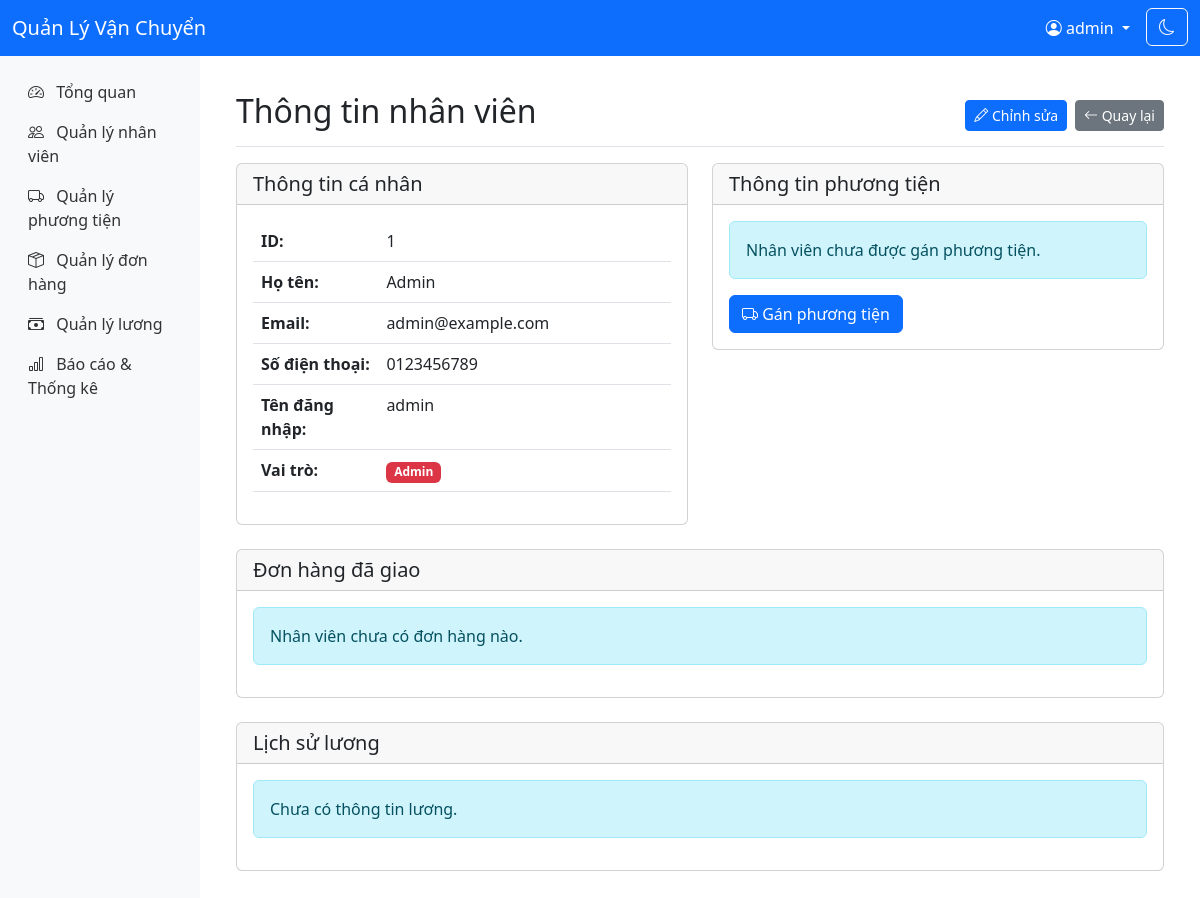
The app's page /admin/employee-view.php?id=1 (signed in) with its own data.
### tables this page shows
CREATE TABLE NhanVien (
  nhanvien_id INT AUTO_INCREMENT PRIMARY KEY,
  ho_ten VARCHAR(100) NOT NULL,
  sdt VARCHAR(20),
  email VARCHAR(100) UNIQUE NOT NULL,
  username VARCHAR(50) UNIQUE NOT NULL,
  password VARCHAR(100) NOT NULL,
  phuongtien_id INT,
  role VARCHAR(20) DEFAULT 'nhanvien',
  FOREIGN KEY (phuongtien_id) REFERENCES PhuongTien(phuongtien_id) ON DELETE SET NULL
);

### admin/employee-view.php (the view, shortened to what this page needs)
<?php
require_once __DIR__ . '/../config/database.php';
$id = $_GET['id'];
try {
    $stmt = $conn->prepare("
        SELECT nv.*, pt.loai, pt.bien_so
        FROM NhanVien nv
        LEFT JOIN PhuongTien pt ON nv.phuongtien_id = pt.phuongtien_id
        WHERE nv.nhanvien_id = ?
    ");
    $stmt->execute([$id]);
    $employee = $stmt->fetch();
    $stmt = $conn->prepare("
        SELECT * FROM DonHang
        WHERE nhanvien_id = ?
        ORDER BY ngay_giao DESC
    ");
    $stmt->execute([$id]);
    $orders = $stmt->fetchAll();
    $stmt = $conn->prepare("
        SELECT * FROM Luong
        WHERE nhanvien_id = ?
        ORDER BY thang DESC
    ");
    $stmt->execute([$id]);
    $salaries = $stmt->fetchAll();
} catch (PDOException $e) {
    $error = 'Lỗi hệ thống: ' . $e->getMessage();
}
?>
<?php include __DIR__ . '/../includes/header.php'; ?>
<?php include __DIR__ . '/../includes/sidebar.php'; ?>
<div class="container-fluid">
    <div class="d-flex justify-content-between flex-wrap flex-md-nowrap align-items-center pt-3 pb-2 mb-3 border-bottom">
        <h1 class="h2">Thông tin nhân viên</h1>
        <div class="btn-toolbar mb-2 mb-md-0">
            <a href="/delivery-management/admin/employee-edit.php?id=<?php echo $id; ?>" class="btn btn-sm btn-primary me-2">
                <i class="bi bi-pencil"></i> Chỉnh sửa
            </a>
            <a href="/delivery-management/admin/employees.php" class="btn btn-sm btn-secondary">
                <i class="bi bi-arrow-left"></i> Quay lại
            </a>
        </div>
    </div>
    <div class="row">
        <div class="col-md-6 mb-4">
            <div class="card">
                <div class="card-header">
                    <h5 class="card-title mb-0">Thông tin cá nhân</h5>
                </div>
                <div class="card-body">
                    <table class="table">
                        <tr>
                            <th style="width: 30%">ID:</th>
                            <td><?php echo $employee['nhanvien_id']; ?></td>
                        </tr>
                        <tr>
                            <th>Họ tên:</th>
                            <td><?php echo htmlspecialchars($employee['ho_ten']); ?></td>
                        </tr>
                        <tr>
                            <th>Email:</th>
                            <td><?php echo htmlspecialchars($employee['email']); ?></td>
                        </tr>
                        <tr>
                            <th>Số điện thoại:</th>
                            <td><?php echo htmlspecialchars($employee['sdt'] ?? 'N/A'); ?></td>
                        </tr>
                        <tr>
                            <th>Tên đăng nhập:</th>
                            <td><?php echo htmlspecialchars($employee['username']); ?></td>
                        </tr>
                        <tr>
                            <th>Vai trò:</th>
                            <td>
                                <?php if ($employee['role'] === 'admin'): ?>
                                    <span class="badge bg-danger">Admin</span>
                                <?php else: ?>
                                    <span class="badge bg-info">Nhân viên</span>
                                <?php endif; ?>
                            </td>
                        </tr>
                    </table>
                </div>
            </div>
        </div>
        <div class="col-md-6 mb-4">
            <div class="card">
                <div class="card-header">
                    <h5 class="card-title mb-0">Thông tin phương tiện</h5>
                </div>
                <div class="card-body">
                    <?php if ($employee['phuongtien_id']): ?>
                        <table class="table">
                            <tr>
                                <th style="width: 30%">ID:</th>
                                <td><?php echo $employee['phuongtien_id']; ?></td>
                            </tr>
                            <tr>
                                <th>Loại:</th>
                                <td><?php echo htmlspecialchars($employee['loai']); ?></td>
                            </tr>
                            <tr>
                                <th>Biển số:</th>
                                <td><?php echo htmlspecialchars($employee['bien_so']); ?></td>
                            </tr>
                        </table>
                        <form method="POST" action="/delivery-management/admin/vehicle-assign.php">
                            <input type="hidden" name="nhanvien_id" value="<?php echo $id; ?>">
                            <input type="hidden" name="action" value="remove">
                            <button type="submit" class="btn btn-warning">
                                <i class="bi bi-x-circle"></i> Trả phương tiện
                            </button>
                        </form>
                    <?php else: ?>
                        <div class="alert alert-info">
                            Nhân viên chưa được gán phương tiện.
                        </div>
                        <a href="/delivery-management/admin/vehicle-assign.php?nhanvien_id=<?php echo $id; ?>" class="btn btn-primary">
                            <i class="bi bi-truck"></i> Gán phương tiện
                        </a>
                    <?php endif; ?>
                </div>
            </div>
        </div>
    </div>
    <div class="row">
        <div class="col-md-12 mb-4">
            <div class="card">
                <div class="card-header">
                    <h5 class="card-title mb-0">Đơn hàng đã giao</h5>
                </div>
                <div class="card-body">
                    <?php if (empty($orders)): ?>
                        <div class="alert alert-info">
                            Nhân viên chưa có đơn hàng nào.
                        </div>
                    <?php endif; ?>
                </div>
            </div>
        </div>
    </div>
    <div class="row">
        <div class="col-md-12 mb-4">
            <div class="card">
                <div class="card-header">
                    <h5 class="card-title mb-0">Lịch sử lương</h5>
                </div>
                <div class="card-body">
                    <?php if (empty($salaries)): ?>
                        <div class="alert alert-info">
                            Chưa có thông tin lương.
                        </div>
                    <?php endif; ?>
                </div>
            </div>
        </div>
    </div>
</div>
<?php include __DIR__ . '/../includes/footer.php'; ?>

### records on screen
nhanvien: nhanvien_id "1", ho_ten "Admin", email "admin@example.com", sdt "0123456789", username "admin"

### other values on screen
$_SESSION['username'] "admin"
